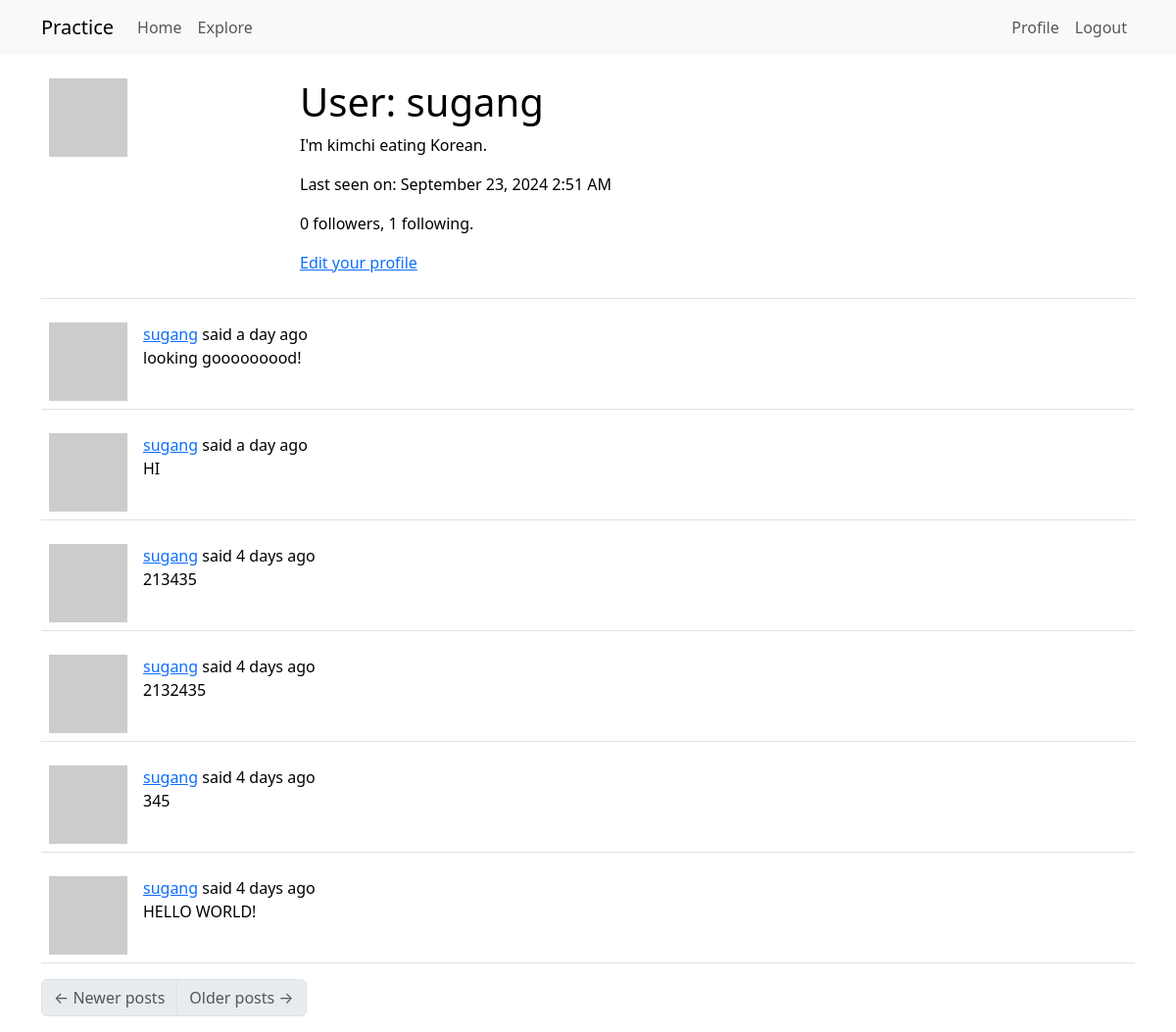
/user/sugang (signed in), run on an earlier commit of the app's database.
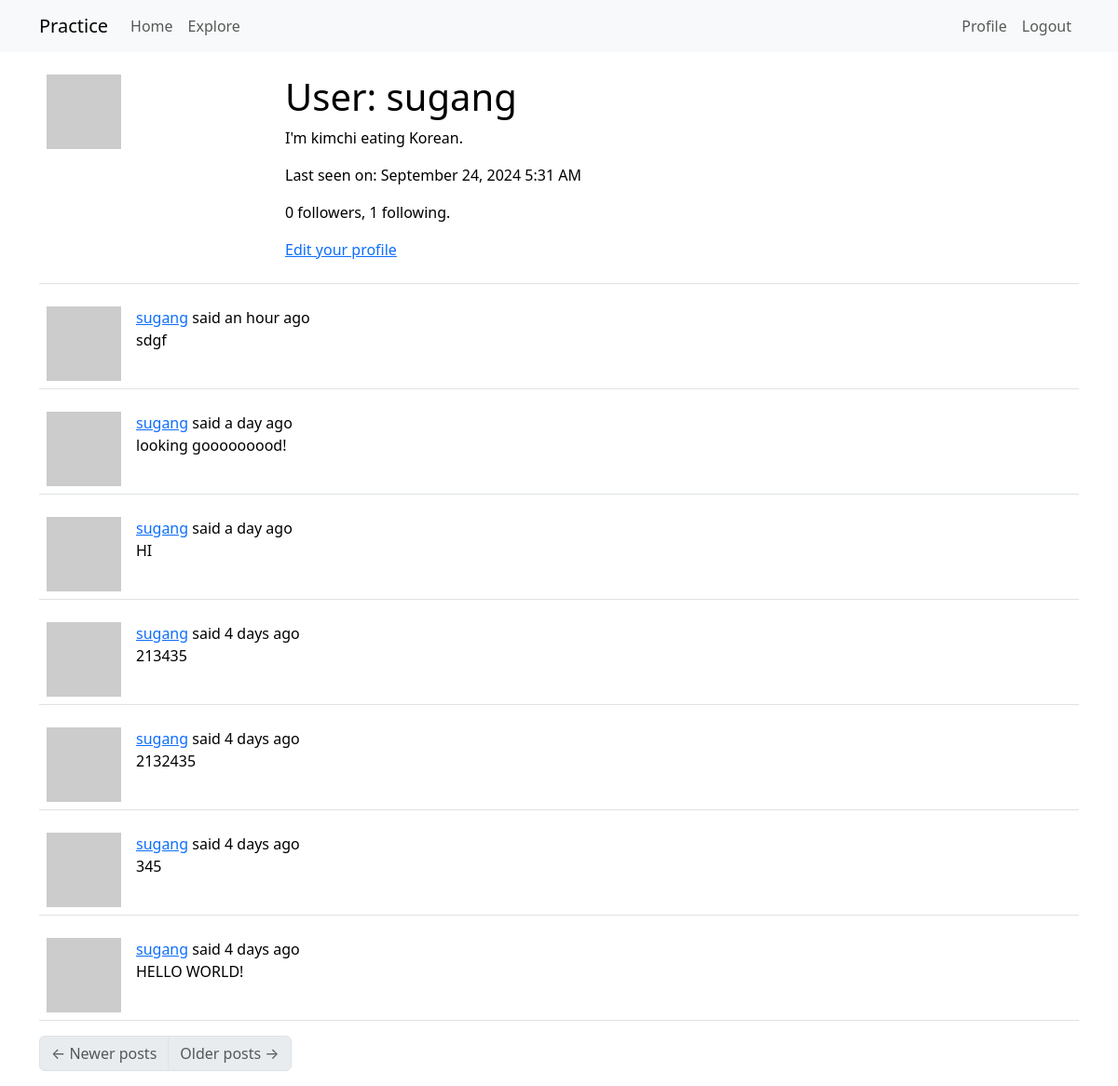
And on a later commit of the database.
### app/models.py (models this page shows, shortened)
class User(UserMixin, db.Model):
    id: so.Mapped[int] = so.mapped_column(primary_key=True)
    username: so.Mapped[str] = so.mapped_column(sa.String(64), index=True, unique=True)
    email: so.Mapped[str] = so.mapped_column(sa.String(120), index=True, unique=True)
    password_hash: so.Mapped[Optional[str]] = so.mapped_column(sa.String(256))
    about_me: so.Mapped[Optional[str]] = so.mapped_column(sa.String(140))
    last_seen: so.Mapped[Optional[datetime]] = so.mapped_column(
        default=lambda: datetime.now(timezone.utc)
    )
    def avatar(self, size):
        digest = md5(self.email.lower().encode("utf-8")).hexdigest()
        return f"https://www.gravatar.com/avatar/{digest}?d=identicon&s={size}"
    posts: so.WriteOnlyMapped["Post"] = so.relationship(back_populates="author")
    following: so.WriteOnlyMapped["User"] = so.relationship(
        secondary=followers,
        primaryjoin=(followers.c.follower_id == id),
        secondaryjoin=(followers.c.followed_id == id),
        back_populates="followers",
    )
    followers: so.WriteOnlyMapped["User"] = so.relationship(
        secondary=followers,
        primaryjoin=(followers.c.followed_id == id),
        secondaryjoin=(followers.c.follower_id == id),
        back_populates="following",
    )
    def followers_count(self):
        query = sa.select(sa.func.count()).select_from(
            self.followers.select().subquery()
        )
        return db.session.scalar(query)
    def following_count(self):
        query = sa.select(sa.func.count()).select_from(
            self.following.select().subquery()
        )
        return db.session.scalar(query)

class Post(db.Model):
    id: so.Mapped[int] = so.mapped_column(primary_key=True)
    body: so.Mapped[str] = so.mapped_column(sa.String(140))
    timestamp: so.Mapped[datetime] = so.mapped_column(
        index=True, default=lambda: datetime.now(timezone.utc)
    )
    user_id: so.Mapped[int] = so.mapped_column(sa.ForeignKey(User.id), index=True)
    author: so.Mapped[User] = so.relationship(back_populates="posts")

### app/routes.py (the view)
@app.route("/user/<username>")
@login_required
def user(username):
    user = db.first_or_404(sa.select(User).where(User.username == username))
    page = request.args.get("page", 1, type=int)
    query = user.posts.select().order_by(Post.timestamp.desc())
    posts = db.paginate(
        query, page=page, per_page=app.config["POSTS_PER_PAGE"], error_out=False
    )
    next_url = (
        url_for(
            "user",
            username=user.username,
            page=posts.next_num,
        )
        if posts.has_next
        else None
    )
    prev_url = (
        url_for(
            "user",
            username=user.username,
            page=posts.prev_num,
        )
        if posts.has_prev
        else None
    )
    form = EmptyForm()
    return render_template(
        "user.html",
        user=user,
        posts=posts,
        form=form,
        next_url=next_url,
        prev_url=prev_url,
    )

### app/__init__.py (called while the page is built)
def get_locale():
    return "ko"

### app/models.py (called while the page is built)
@login.user_loader
def load_user(id):
    return db.session.get(User, int(id))

### app/routes.py (called while the page is built)
@app.before_request
def before_request():
    if current_user.is_authenticated:
        current_user.last_seen = datetime.now(timezone.utc)
        db.session.commit()
    g.locale = str(get_locale())

### app/templates/user.html (shortened to what this page needs)
{% extends "base.html" %}
{% block content %}
    <table class="table table-hover">
        <tr>
            <td width="256px">
                <img src="{{ user.avatar(256) }}">
            </td>
            <td>
                <h1>{{ _('User: %(username)s', username=user.username) }}</h1>
                {% if user.about_me %}<p>{{ user.about_me }}</p>{% endif %}
                {% if user.last_seen %}
                    <p>{{ _('Last seen on: %(last_seen)s', last_seen=moment(user.last_seen).format("LLL")) }}</p>
                {% endif %}
                <p>{{ user.followers_count() }} {{ _("followers") }}, {{ user.following_count() }} {{ _("following") }}.</p>
                {% if user == current_user %}
                    <p>
                        <a href="{{ url_for("edit_profile") }}">{{ _("Edit your profile") }}</a>
                    </p>
                {% endif %}
            </td>
        </tr>
    </table>
    {% for post in posts %}
        {% include '_post.html' %}
    {% endfor %}
    <nav aria-label="{{ _("Post navigation") }}">
        <ul class="pagination">
            <li class="page-item{% if not prev_url %} disabled{% endif %}">
                <a class="page-link" href="{{ prev_url }}">
                    <span aria-hidden="true">&larr;</span> {{ _("Newer posts") }}
                </a>
            </li>
            <li class="page-item{% if not next_url %} disabled{% endif %}">
                <a class="page-link" href="{{ next_url }}">
                    {{ _("Older posts") }} <span aria-hidden="true">&rarr;</span>
                </a>
            </li>
        </ul>
    </nav>
{% endblock %}

### app/templates/base.html (shortened to what this page needs)
<!DOCTYPE html>
<html lang="en">
    <head>
        <link href="https://cdn.jsdelivr.net/npm/bootstrap@5.3.2/dist/css/bootstrap.min.css"
              rel="stylesheet"
>
    </head>
    <body>
        <nav class="navbar navbar-expand-lg bg-body-tertiary">
            <div class="container">
                <a class="navbar-brand" href="{{ url_for("index") }}">Practice</a>
                <div class="collapse navbar-collapse" id="navbarSupportedContent">
                    <ul class="navbar-nav me-auto mb-2 mb-lg-0">
                        <li class="nav-item">
                            <a class="nav-link" aria-current="page" href="{{ url_for("index") }}">{{ _("Home") }}</a>
                        </li>
                        <li class="nav-item">
                            <a class="nav-link" aria-current="page" href="{{ url_for("explore") }}">{{ _("Explore") }}</a>
                        </li>
                    </ul>
                    <ul class="navbar-nav mb-2 mb-lg-0">
                        {% if current_user.is_anonymous %}
                            <li class="nav-item">
                                <a class="nav-link" aria-current="page" href="{{ url_for("login") }}">{{ _("Login") }}</a>
                            </li>
                        {% else %}
                            <li class="nav-item">
                                <a class="nav-link"
                                   aria-current="page"
                                   href="{{ url_for('user', username=current_user.username) }}">{{ _("Profile") }}</a>
                            </li>
                            <li class="nav-item">
                                <a class="nav-link" aria-current="page" href="{{ url_for("logout") }}">{{ _("Logout") }}</a>
                            </li>
                        {% endif %}
                    </ul>
                </div>
            </div>
        </nav>
        <div class="container mt-3">
            {% block content %}{% endblock %}
        </div>
    </body>
</html>

### app/templates/_post.html (shortened to what this page needs)
<table class="table table-hover">
    <tr>
        <td width="70px">
            <a href="{{ url_for('user', username=post.author.username) }}">
                <img src="{{ post.author.avatar(70) }}" />
            </a>
        </td>
        <td>
            {{ _('%(username)s said %(when)s',username=user_link, when=moment(post.timestamp).fromNow()) }}
            <br>
            {{ post.body }}
        </td>
    </tr>
</table>

What changed in the data, as far as the page shows it:
changed User "User: sugang": last_seen "Last seen on: September 23, 2024 2:51 AM" → "Last seen on: September 24, 2024 5:31 AM"
added Post: body "sdgf"
